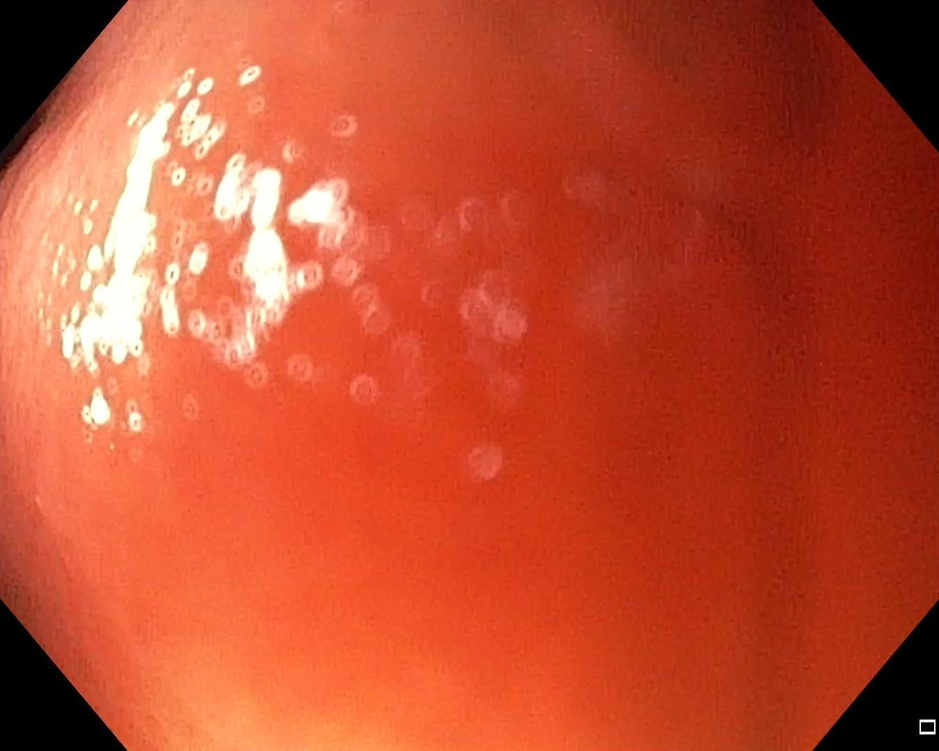
#> input picture ImaRE/00038.jpg, 939 x 751 px, shrunk from 1349 x 1079 before the run; its folder holds only this picture in this run
$ python GLCM_ven.py   (older library calls are emulated)
#> lines starting #> are read from the running program, lines starting #| are printed output that depends on the picture
# -*- coding: utf-8 -*-
"""
Created on Thu Jul 25 22:27:26 2019

@author: Nataly
"""
import cv2
import numpy as np
from matplotlib import pyplot as plt
from skimage.feature import greycomatrix, greycoprops
import skimage.feature
from skimage import data
def tloga(img):
    img = (np.log(img+1)/(np.log(1+np.max(img))))*255
    img = np.array(img,dtype=np.uint8)
    return img

def normalizacionMaxMin(img):
    img2 = cv2.normalize(img, None, 0, 255, norm_type=cv2.NORM_MINMAX, dtype=cv2.CV_8UC3)
    return img2

import glob

contraste=[]
energia=[]
homogeneidad=[]
correlacion=[]
disimi=[]
ASM=[]
entropia=[]
i=0
for file in glob.glob("*.jpg"):
    img=cv2.imread(file)
#> img is the input picture: shape (751, 939, 3); mean B, G, R 48.6, 76.8, 192.8
    img=normalizacionMaxMin(img)
    #plt.imshow(img)
    #plt.show()
    HSV=cv2.cvtColor(img,cv2.COLOR_BGR2HSV)
#> HSV: shape (751, 939, 3); mean H, S, V 7, 188.3, 192.8
    H,S,V=cv2.split(HSV)
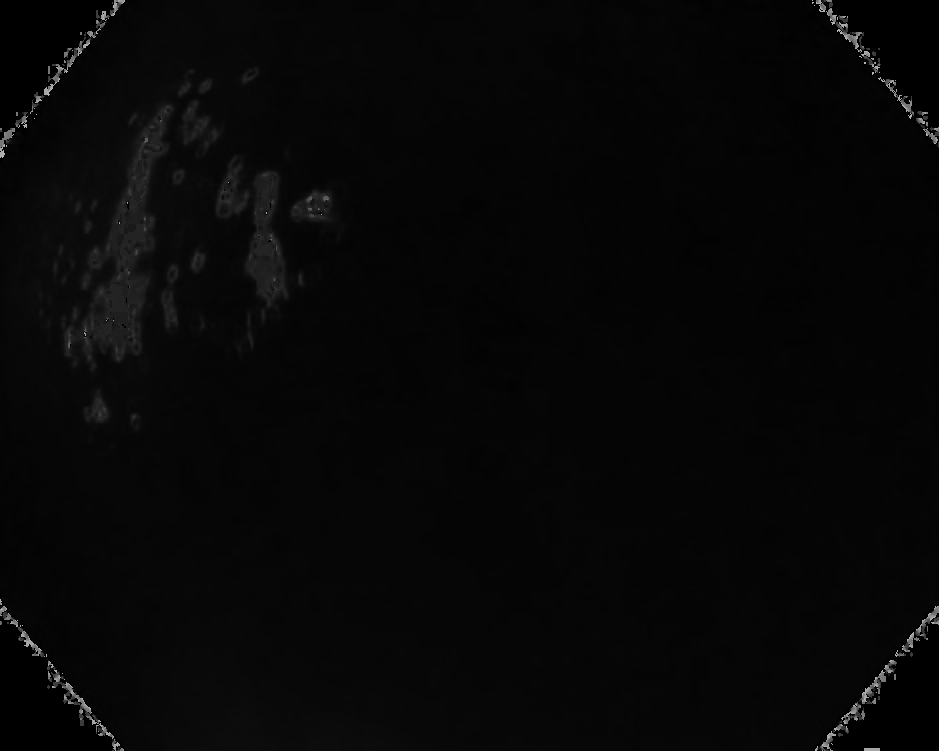
#> H: shape (751, 939); min 0, max 179, mean 7
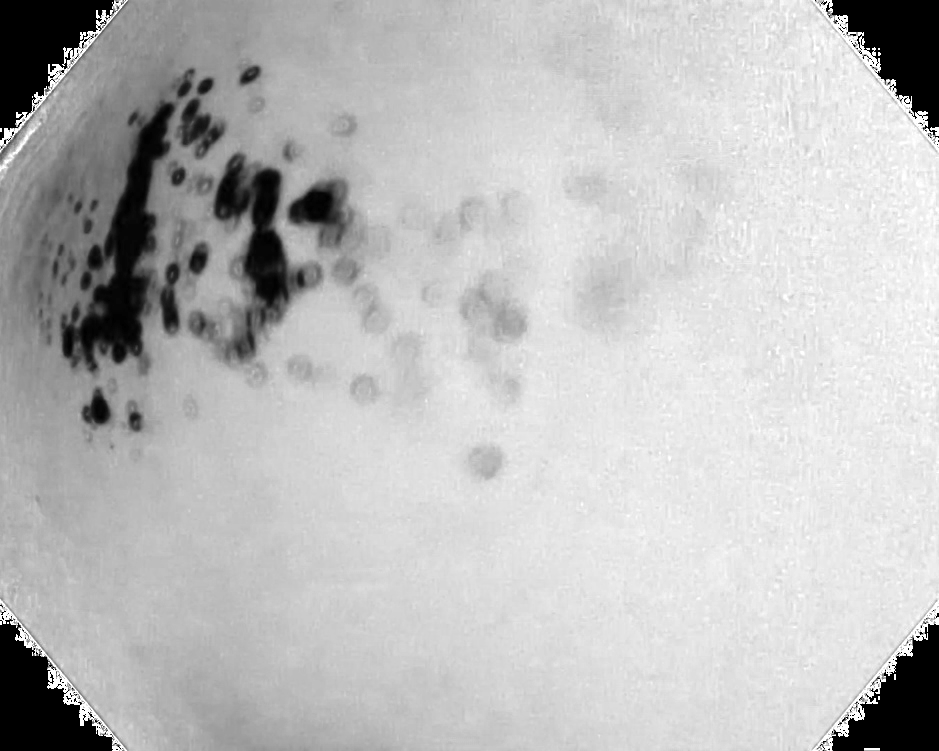
#> S: shape (751, 939); min 0, max 255, mean 188.3
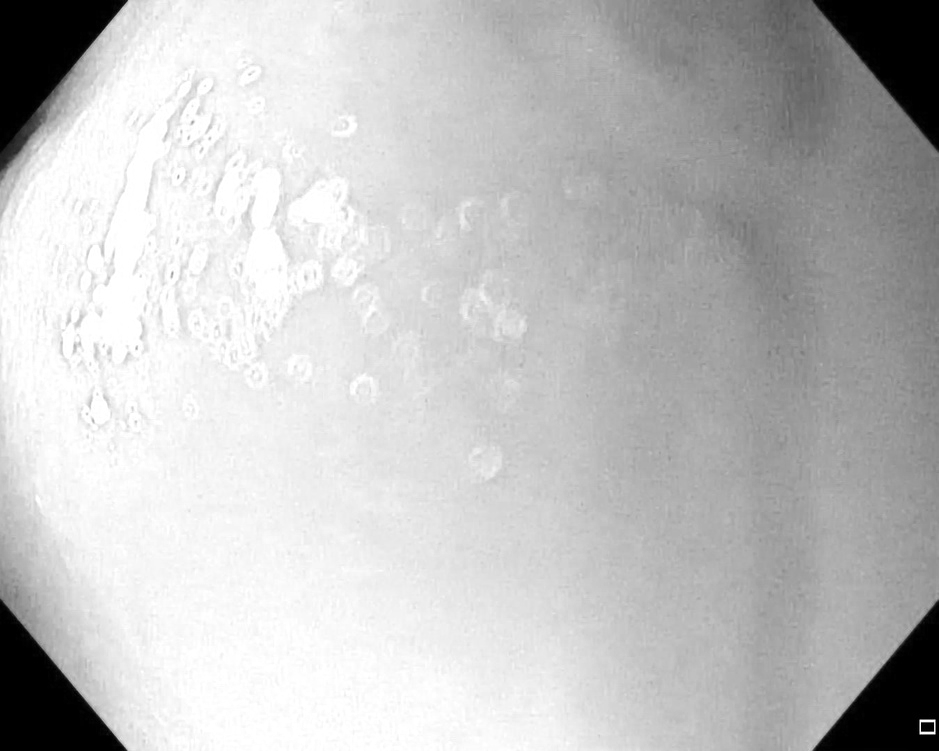
#> V: shape (751, 939); min 0, max 255, mean 192.8
# [4 lines of commented-out code are left out]
    fourier=V
    #plt.imshow(fourier, cmap = 'gray')
    #plt.show()
    a=int(np.max(fourier))
#> a = 255
    g = skimage.feature.greycomatrix(fourier, [1], [0], levels=a+1, symmetric=False, normed=True)

    contraste.append(skimage.feature.greycoprops(g, 'contrast')[0][0])
    energia.append(skimage.feature.greycoprops(g, 'energy')[0][0])
    homogeneidad.append(skimage.feature.greycoprops(g, 'homogeneity')[0][0])
    correlacion.append(skimage.feature.greycoprops(g, 'correlation')[0][0])
    disimi.append(greycoprops(g, 'dissimilarity') )
    ASM.append(greycoprops(g, 'ASM'))
    entropia.append(skimage.measure.shannon_entropy(g))
    i=i+1
import pandas as pd
datos = {'Contraste':contraste,
         #'Brillo Opción 2':brilloop2,
         'Energia':energia,
         'Homogeneidad':homogeneidad,
         'Correlación':correlacion,
         'Disimilitud':disimi,
         'ASM':ASM,
         'Entropía':entropia}
#> datos = {'Contraste': [14.9], 'Energia': [0.0626], 'Homogeneidad': [0.512], 'Correlación': [0.998], 'Disimilitud': [[1.73]], 'ASM': [[0.00392]], 'Entropía': [1.15]}

datos = pd.DataFrame(datos)
#> datos = table of 1 rows and 7 columns
datos.to_excel('GlCM_HSV_RETODA_Sinfourier.xlsx')

$ run again, on ImaRE/00225.jpg
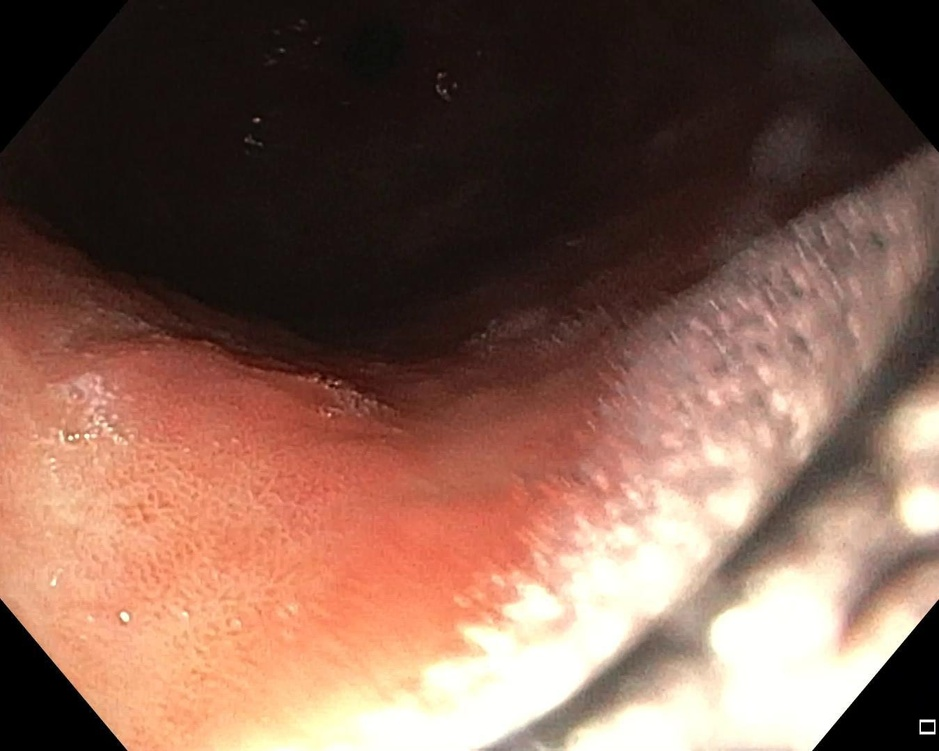
#> input picture ImaRE/00225.jpg, 939 x 751 px, shrunk from 1349 x 1079 before the run
#> img is the input picture: shape (751, 939, 3); mean B, G, R 80.7, 94.5, 128.1
#> HSV: shape (751, 939, 3); mean H, S, V 10.7, 97.9, 128.1
#> `H,S,V=cv2.split(HSV)`:
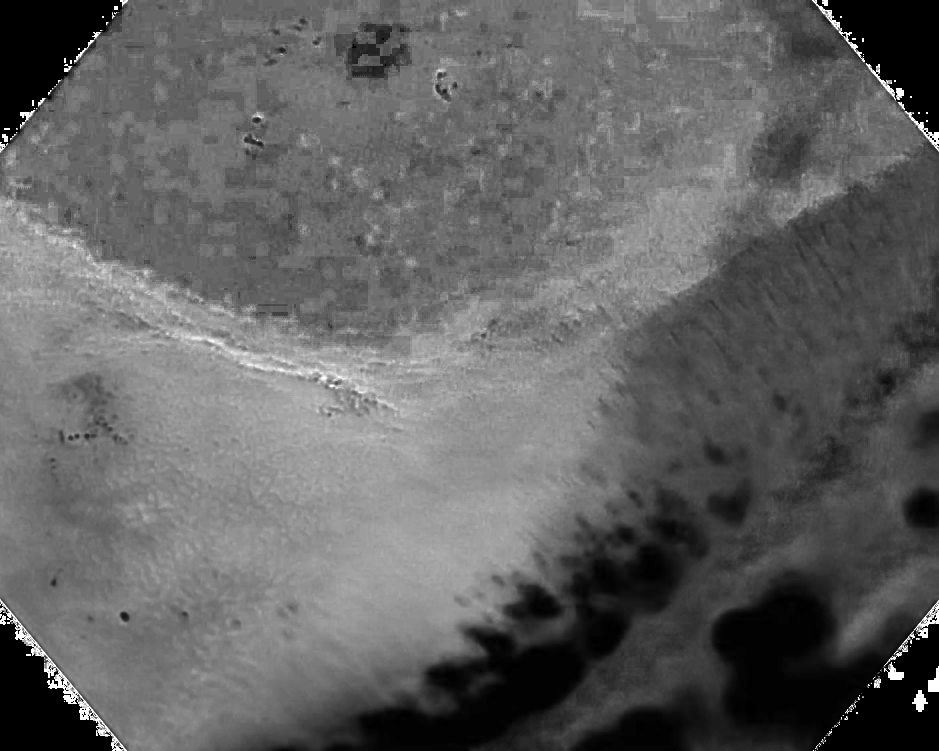
#> S: shape (751, 939); min 0, max 255, mean 97.9
#> `H,S,V=cv2.split(HSV)`:
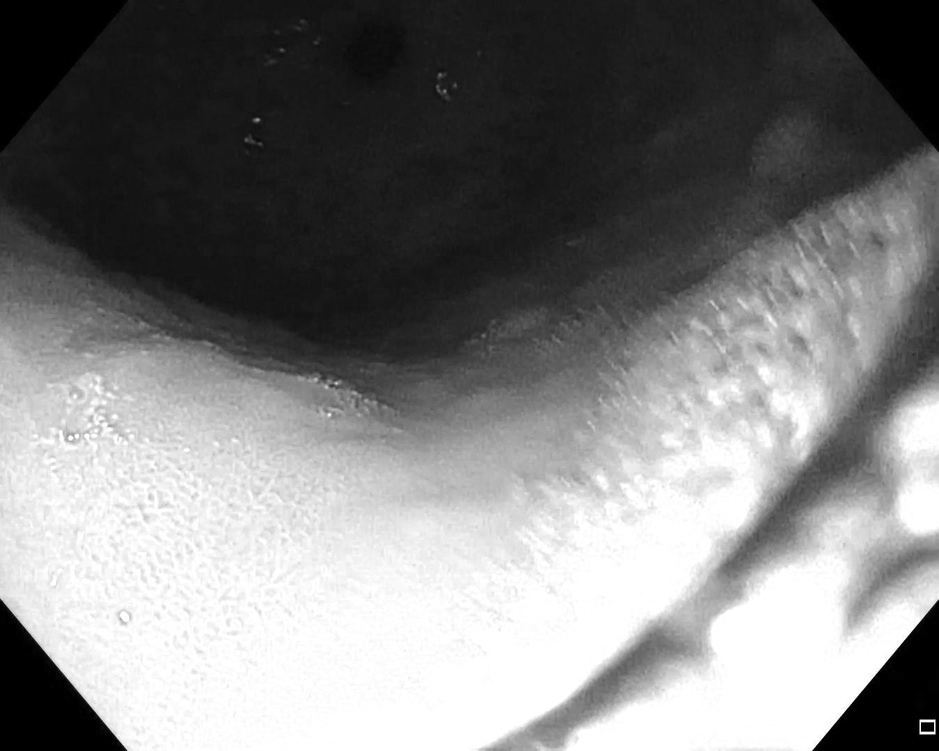
#> V: shape (751, 939); min 0, max 255, mean 128.1
#> a = 255
#> `datos = {'Contraste':contraste, #'Brillo Opción 2':brilloop2, 'Energia..`: datos = {'Contraste': [22.23], 'Energia': [0.107], 'Homogeneidad': [0.547], 'Correlación': [0.999], 'Disimilitud': [[1.79]], 'ASM': [[0.0114]], 'Entropía': [1.39]}
#> `datos = pd.DataFrame(datos)`: datos = table of 1 rows and 7 columns

$ run again, on ImaRE/CT56_colitis_02337.jpg
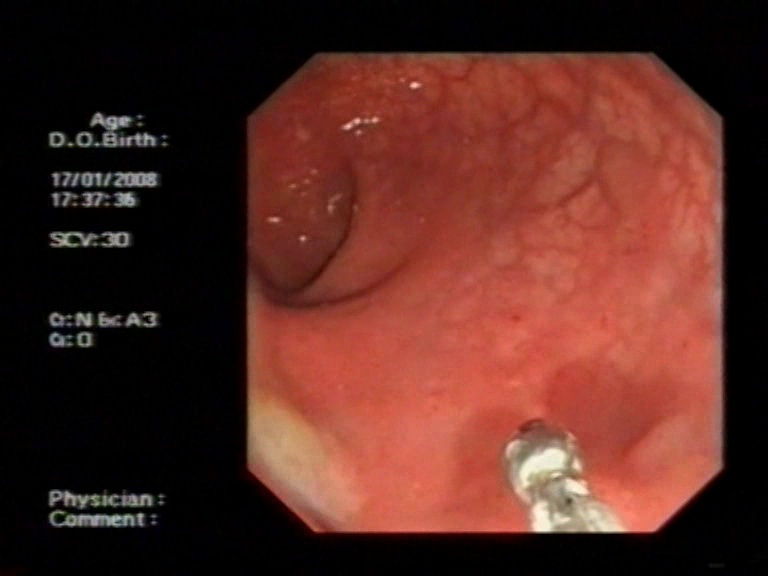
#> input picture ImaRE/CT56_colitis_02337.jpg, 768 x 576 px
#> img is the input picture: shape (576, 768, 3); mean B, G, R 34.4, 42.5, 87.7
#> HSV: shape (576, 768, 3); mean H, S, V 24.6, 132.4, 88.1
#> `H,S,V=cv2.split(HSV)`:
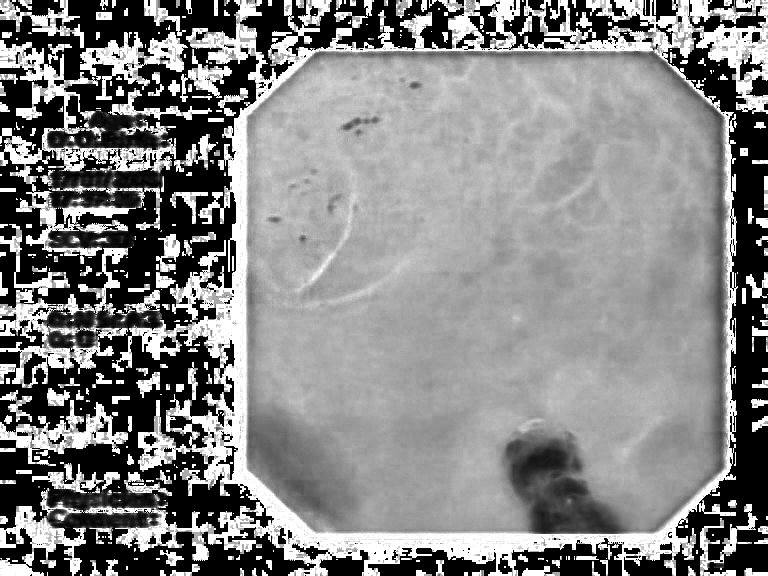
#> S: shape (576, 768); min 0, max 255, mean 132.4
#> `H,S,V=cv2.split(HSV)`:
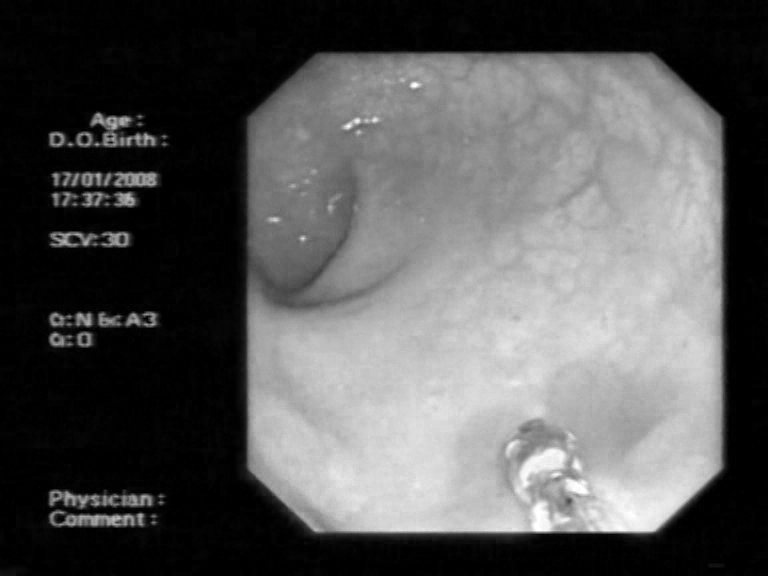
#> V: shape (576, 768); min 0, max 255, mean 88.1
#> a = 255
#> `datos = {'Contraste':contraste, #'Brillo Opción 2':brilloop2, 'Energia..`: datos = {'Contraste': [16.77], 'Energia': [0.18], 'Homogeneidad': [0.614], 'Correlación': [0.999], 'Disimilitud': [[1.66]], 'ASM': [[0.0325]], 'Entropía': [1.37]}
#> `datos = pd.DataFrame(datos)`: datos = table of 1 rows and 7 columns
